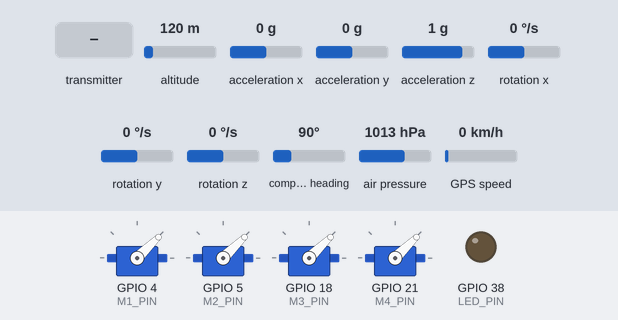
Recording of a sketch running on a simulated ESP32. Parts: 4 × servo, output pins drawn as LEDs (lit = HIGH). The inputs (shaded band) are chosen by the test bench; at power-on: acceleration x 0 g, acceleration y 0 g, rotation x 0 °/s, altitude 120 m, acceleration z 1 g, rotation y 0 °/s, rotation z 0 °/s, compass heading 90°, air pressure 1013 hPa, GPS speed 0 km/h. The GPS gets a fix after 3 s at 37.7749, -122.4194 with 8 satellites.

Above: at 1.2 s.
1.3 s: the transmitter starts sending arm = 1
At 1.6 s:
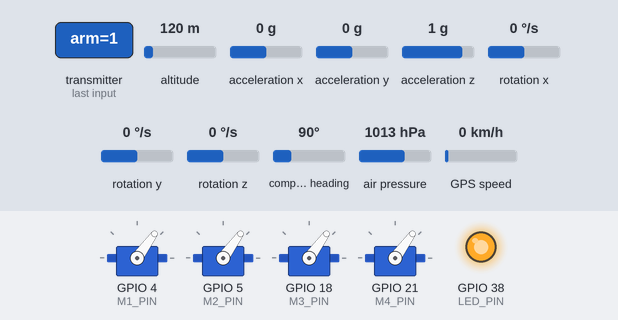
2.8 s: acceleration x set to -1.4 g
At 3.19 s:
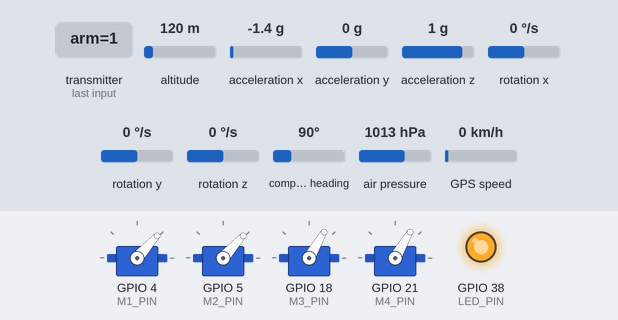
6.3 s: acceleration y set to -1.4 g
At 8.6 s:
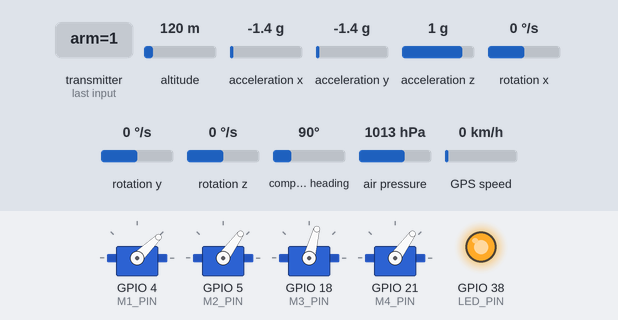
9.8 s: rotation x set to -192 °/s
At 11.8 s:
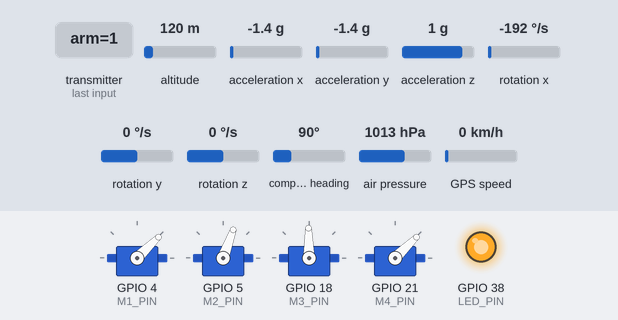
13.3 s: the transmitter starts sending throttle = 2048
At 13.7 s:
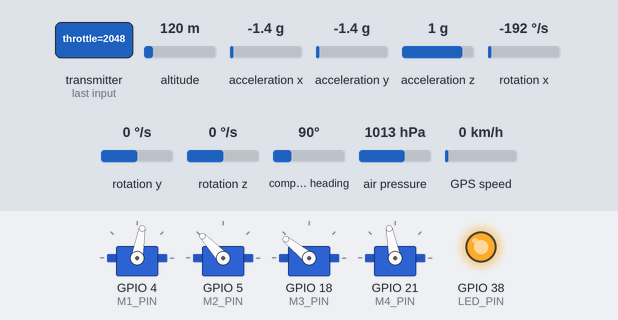
16.8 s: the transmitter starts sending yaw = 4095
Timing chart, 0 to 19.3 s (numbered marks = the images above; inputs shaded):
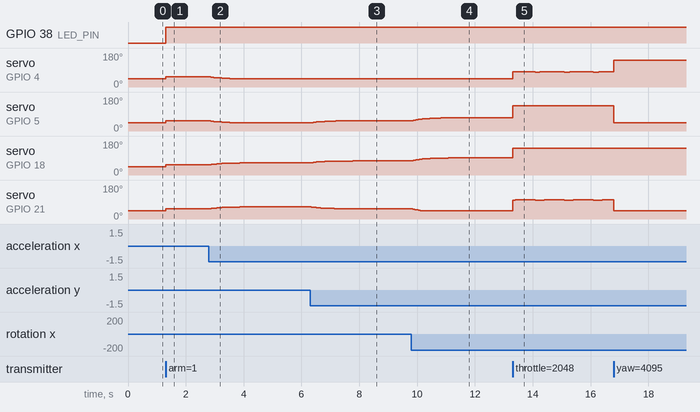

Measured:
- after the input at 1.3 s, GPIO 38 (LED_PIN): LOW → HIGH at once; servo on GPIO 4 (M1_PIN), servo on GPIO 5 (M2_PIN), servo on GPIO 18 (M3_PIN), servo on GPIO 21 (M4_PIN): 44° → 54° at once
- after the input at 2.8 s, servo on GPIO 4 (M1_PIN), servo on GPIO 5 (M2_PIN): moves from 54° to 44° over 1.0 s, starting at once; servo on GPIO 18 (M3_PIN), servo on GPIO 21 (M4_PIN): moves from 54° to 64° over 1.0 s, starting at once
- after the input at 6.3 s, servo on GPIO 5 (M2_PIN): moves from 44° to 54° over 1.3 s, starting after 0.05 s; servo on GPIO 18 (M3_PIN): moves from 64° to 75° over 1.5 s, starting at once; servo on GPIO 21 (M4_PIN): moves from 64° to 54° over 1.3 s, starting at once
- after the input at 13.3 s, servo on GPIO 4 (M1_PIN): alternates 80° for 0.81 s and 79° for 0.19 s, starting at once; servo on GPIO 21 (M4_PIN): 44° → 100° at once, then repeats every 1.0 s: 101° 0.69 s, 100° 0.32 s

The sketch:

Done.ino
```cpp
#include <Wire.h>
#include <WiFi.h>
#include <esp_now.h>
#include <ESP32Servo.h>

#include <MPU6050.h>
#include <Adafruit_Sensor.h>
#include <Adafruit_HMC5883_U.h>
#include <Adafruit_BMP280.h>
#include <TinyGPSPlus.h>

/* ===== PWM SAFE PINS ===== */
#define M1_PIN 4
#define M2_PIN 5
#define M3_PIN 18
#define M4_PIN 21

/* ===== LED ONBOARD ===== */
#define LED_PIN 38

/* ===== RX STRUCT ===== */
typedef struct {
  int throttle;
  int roll;
  int pitch;
  int yaw;
  bool arm;
} RXData;

RXData rx;
unsigned long lastRX;

/* ===== MOTOR ===== */
Servo m1, m2, m3, m4;

/* ===== SENSOR ===== */
MPU6050 mpu;
Adafruit_HMC5883_Unified compass = Adafruit_HMC5883_Unified(12345);
Adafruit_BMP280 bmp;
TinyGPSPlus gps;
HardwareSerial GPSSerial(1);

/* ===== STATE ===== */
bool armed = false;
bool homeSet = false;
float homeAlt;

/* ===== IMU ===== */
float angleX = 0, angleY = 0;
unsigned long lastIMU;

/* ===== ESP-NOW ===== */
void onDataRecv(const esp_now_recv_info *info,
                const uint8_t *data, int len) {
  if (len != sizeof(RXData)) return;
  memcpy(&rx, data, sizeof(rx));
  lastRX = millis();
}

/* ===== HEADING ===== */
float getHeading() {
  sensors_event_t event;
  compass.getEvent(&event);
  float h = atan2(event.magnetic.y, event.magnetic.x) * 57.3;
  if (h < 0) h += 360;
  return h;
}

void setup() {
  pinMode(LED_PIN, OUTPUT);
  digitalWrite(LED_PIN, LOW);

  Wire.begin(8, 9);
  Wire.setClock(400000);

  mpu.initialize();

  if (!compass.begin()) {
    while (1) delay(10); // không tìm thấy compass
  }

  bmp.begin(0x76);

  GPSSerial.begin(9600, SERIAL_8N1, 16, 17);

  m1.attach(M1_PIN);
  m2.attach(M2_PIN);
  m3.attach(M3_PIN);
  m4.attach(M4_PIN);

  m1.writeMicroseconds(1000);
  m2.writeMicroseconds(1000);
  m3.writeMicroseconds(1000);
  m4.writeMicroseconds(1000);

  WiFi.mode(WIFI_STA);
  esp_now_init();
  esp_now_register_recv_cb(onDataRecv);

  lastRX = millis();
  lastIMU = millis();
}

void loop() {
  while (GPSSerial.available())
    gps.encode(GPSSerial.read());

  if (!homeSet && gps.location.isValid()) {
    homeAlt = bmp.readAltitude(1013.25);
    homeSet = true;
  }

  bool lost = millis() - lastRX > 600;

  unsigned long now = millis();
  float dt = (now - lastIMU) / 1000.0;
  lastIMU = now;

  int16_t ax, ay, az, gx, gy, gz;
  mpu.getMotion6(&ax, &ay, &az, &gx, &gy, &gz);

  float accX = atan2(ay, az) * 57.3;
  float accY = atan2(-ax, az) * 57.3;

  angleX = 0.98 * (angleX + gx / 131.0 * dt) + 0.02 * accX;
  angleY = 0.98 * (angleY + gy / 131.0 * dt) + 0.02 * accY;

  int throttle = rx.throttle;
  int rollAdj  = angleX * 2.0;
  int pitchAdj = angleY * 2.0;
  int yawAdj   = rx.yaw;

  if (lost && armed && homeSet) {
    digitalWrite(LED_PIN, HIGH);
    throttle = 1420;

    float alt = bmp.readAltitude(1013.25);
    if (alt < homeAlt - 0.5) throttle += 25;
    if (alt > homeAlt + 0.5) throttle -= 25;

    float heading = getHeading();
    yawAdj = constrain((180 - heading) * 1.5, -40, 40);
  } else {
    digitalWrite(LED_PIN, armed);
  }

  throttle = constrain(throttle, 1100, 1750);

  if (rx.arm || (lost && armed)) {
    armed = true;
    m1.writeMicroseconds(constrain(throttle + rollAdj - pitchAdj + yawAdj, 1000, 2000));
    m2.writeMicroseconds(constrain(throttle - rollAdj - pitchAdj - yawAdj, 1000, 2000));
    m3.writeMicroseconds(constrain(throttle - rollAdj + pitchAdj + yawAdj, 1000, 2000));
    m4.writeMicroseconds(constrain(throttle + rollAdj + pitchAdj - yawAdj, 1000, 2000));
  } else {
    armed = false;
    m1.writeMicroseconds(1000);
    m2.writeMicroseconds(1000);
    m3.writeMicroseconds(1000);
    m4.writeMicroseconds(1000);
  }

  delay(5);
}
```
